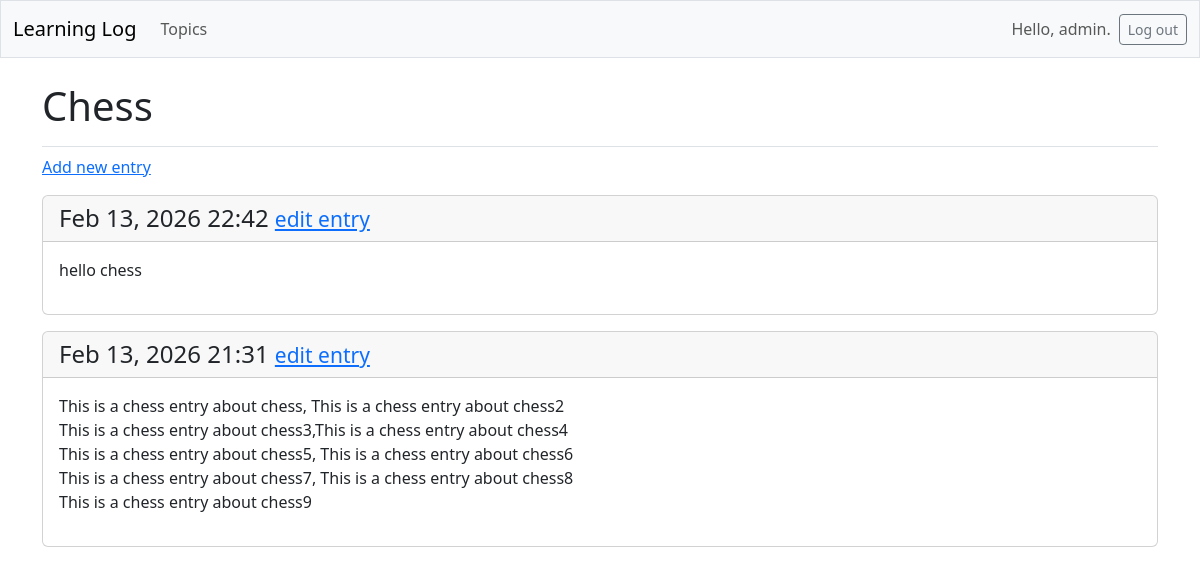
The page /topics/1/ (signed in) on the database its author committed.
### learning_logs/models.py (models this page shows, shortened)
class Topic(models.Model):
    text = models.CharField(max_length=200)
    date_added = models.DateTimeField(auto_now_add=True)
    owner = models.ForeignKey(User, on_delete=models.CASCADE)

class Entry(models.Model):
    topic = models.ForeignKey(Topic, on_delete=models.CASCADE)
    text = models.TextField()
    date_added = models.DateTimeField(auto_now_add=True)
    class Meta:
        verbose_name_plural = 'entries'

### learning_logs/views.py (the view)
# urls.py: path('topics/<int:topic_id>/', views.topic, name='topic'),
@login_required
def topic(request, topic_id):
    topic = Topic.objects.get(id=topic_id)
    if topic.owner != request.user:
        raise Http404
    entries = topic.entry_set.order_by('-date_added')
    context = {'topic': topic, 'entries': entries}
    return render(request, 'learning_logs/topic.html', context)

### learning_logs/templates/learning_logs/topic.html
{% extends 'learning_logs/base.html' %}
{% block page_header %}
  <h1>{{ topic.text }}</h1>
{% endblock page_header %}
{% block content %}
  <p>
    <a href="{% url 'learning_logs:new_entry' topic.id %}">Add new entry</a>
  </p>
  {% for entry in entries %}
    <div class="card mb-3">
      <h4 class="card-header">
        {{ entry.date_added|date:'M d, Y H:i' }}
        <small><a href="{% url 'learning_logs:edit_entry' entry.id %}">
          edit entry</a></small>
      </h4>
      <div class="card-body">{{ entry.text|linebreaks }}</div>
    </div>
  {% empty %}
    <p>There are no entries for this topic yet.</p>
  {% endfor %}
{% endblock content %}

### learning_logs/templates/learning_logs/base.html (shortened to what this page needs)
<!doctype html>
<html lang="en">
<head>
  {% load django_bootstrap5 %}
  {% bootstrap_css %}
</head>
<body>
  <nav class="navbar navbar-expand-md navbar-light bg-light mb-4 border">
    <div class="container-fluid">
      <a class="navbar-brand" href="{% url 'learning_logs:index' %}">
          Learning Log</a>
      <div class="collapse navbar-collapse" id="navbarCollapse">
        <ul class="navbar-nav me-auto mb-2 mb-md-0">
          <li class="nav-item">
            <a class="nav-link" href="{% url 'learning_logs:topics' %}">
              Topics</a></li>
        </ul>
        <ul class="navbar-nav ms-auto mb-2 mb-md-0">
          {% if user.is_authenticated %}
            <li class="nav-item">
              <span class="navbar-text me-2">Hello, {{ user.username }}.
                </span></li>
          {% endif %}
        </ul>
        {% if user.is_authenticated %}
          <form action="{% url 'accounts:logout' %}" method='post'>
            <button name='submit' class='btn btn-outline-secondary btn-sm'>
              Log out</button>
          </form>
        {% endif %}
      </div>
    </div>
  </nav>
  <main class="container">
    <div class="pb-2 mb-2 border-bottom">
      {% block page_header %}{% endblock page_header %}
    </div>
    <div>
      {% block content %}{% endblock content %}
    </div>
  </main>
</body>
</html>

### rows shown on the page
Topic: text "Chess"
Entry: date_added "Feb 13, 2026 22:42", text "hello chess"
Entry: date_added "Feb 13, 2026 21:31", text "This is a chess entry about chess, This is a chess entry about chess2 This is a chess entry about chess3,This is a chess entry about chess4 This is a chess entry about chess5, This is a chess entry about chess6 This is a chess entry about chess7, This is a chess entry about chess8 This is a chess entry about chess9"

### other values the page prints
{{ user.username }} "admin"
